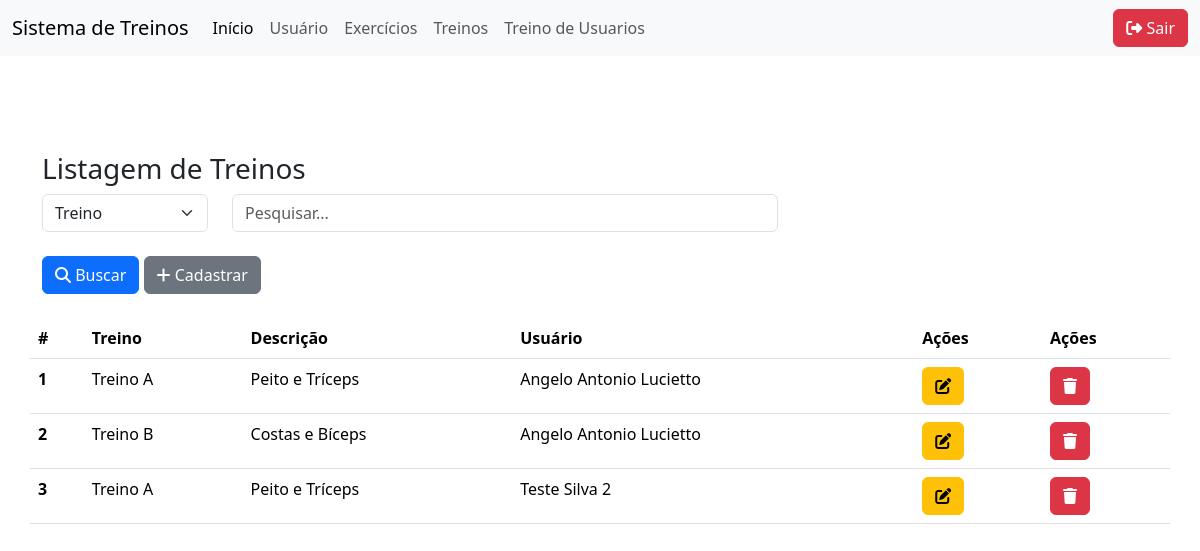
The page /treino/TreinoList.php on the database its author committed.
### tables this page shows
CREATE TABLE IF NOT EXISTS `treino` (
  `id` int NOT NULL AUTO_INCREMENT,
  `nome` varchar(100) DEFAULT NULL,
  `descricao` text,
  `usuario_id` int unsigned DEFAULT NULL,
  PRIMARY KEY (`id`)
);

CREATE TABLE IF NOT EXISTS `usuario` (
  `id` int NOT NULL AUTO_INCREMENT,
  `nome` varchar(100) DEFAULT NULL,
  `senha` varchar(150) NOT NULL DEFAULT '0',
  `cpf` varchar(50) DEFAULT NULL,
  `telefone` varchar(50) DEFAULT NULL,
  `email` varchar(50) DEFAULT NULL,
  `cargo` enum('aluno','professor') DEFAULT NULL,
  PRIMARY KEY (`id`)
);

### db.class.php (called while the page is built, shortened)
<?php
class db {
    private $host = "localhost";
    private $user = "root";
    private $password = "949464";
    private $dbname ="bancotrabalhopweb1";
    private $table_name;
    public function __construct($table_name){
        $this->table_name = $table_name;
        return $this->conn();
    }
    function conn(){
        try{
            $conn = new PDO(
                "mysql:host=$this->host;dbname=$this->dbname",
                $this->user,
                $this->password,
                [
                    PDO::ATTR_ERRMODE,
                    PDO::ERRMODE_EXCEPTION,
                    PDO::MYSQL_ATTR_INIT_COMMAND =>"SET NAMES utf8"
                ]
            );
            return $conn;
        } catch(PDOException $e){
            echo "Erro: ". $e->getMessage();
        }
    }
    public function all(){
        $conn = $this->conn();
        $sql = "SELECT * FROM $this->table_name";
        $st = $conn->prepare( $sql);
        $st->execute();
        return $st->fetchAll(PDO::FETCH_CLASS);
    }
    public function find($id){
        $conn = $this->conn();
        $sql = "SELECT * FROM $this->table_name WHERE id = ?";
        $st = $conn->prepare( $sql);
        $st->execute([$id]);
        return $st->fetchObject();
    }
}

### treino/TreinoList.php (the view, shortened to what this page needs)
<?php
    include "../db.class.php";
    include_once "../header.php";
    $db = new db('treino');
    if (!empty($_POST)) {
        $dados = $db->search($_POST);
    } else {
        $dados = $db->all();
    }
?>
<body>
    <div class="container mt-5">
        <div class="row">
            <h3>Listagem de Treinos</h3>
            <form action="./TreinoList.php" method="post">
                <div class="row">
                    <div class="col-md-2">
                        <select name="tipo" class="form-select">
                            <option value="nome">Treino</option>
                        </select>
                    </div>
                    <div class="col-md-6">
                        <input type="text" name="valor" placeholder="Pesquisar..." class="form-control">
                    </div>
                </div>
                <div class="row">
                    <div class="col mt-4">
                        <button type="submit" class="btn btn-primary"><i class="fa-solid fa-magnifying-glass"></i> Buscar</button>
                        <a href="./TreinoForm.php" class="btn btn-secondary"><i class="fa-solid fa-plus"></i> Cadastrar</a>
                    </div>
                </div>
            </form>
        </div>
        <div class="row mt-4">
            <table class="table table-hover">
                <thead>
                    <tr>
                        <th>#</th>
                        <th>Treino</th>
                        <th>Descrição</th>
                        <th>Usuário</th>
                        <th>Ações</th>
                        <th>Ações</th>
                    </tr>
                </thead>
                <tbody>
                    <?php
                        $dbUsuario = new db('usuario');
                        foreach ($dados as $item) {
                            $usuario = $dbUsuario->find($item->usuario_id);
                            $nomeUsuario = $usuario ? $usuario->nome : 'Usuário não encontrado';
                            echo "
                            <tr>
                                <th scope='row'>{$item->id}</th>
                                <td>{$item->nome}</td>
                                <td>{$item->descricao}</td>
                                <td>{$nomeUsuario}</td>
                                <td><a class='btn btn-warning' title='Editar' href='./TreinoForm.php?id={$item->id}'><i class='fa-solid fa-pen-to-square'></i></a></td>
                                <td>
                                    <a class='btn btn-danger' title='Excluir'
                                        onclick='return confirm(\"Deseja excluir este treino?\")'
                                        href='./TreinoList.php?id={$item->id}'><i class='fa-solid fa-trash'></i></a>
                                </td>
                            </tr>
                            ";
                        }
                    ?>
                </tbody>
            </table>
        </div>
    </div>
<?php include_once "../footer.php"; ?>

### rows shown on the page
treino: id "1", nome "Treino A", descricao "Peito e Tríceps", usuario.nome "Angelo Antonio Lucietto"
treino: id "2", nome "Treino B", descricao "Costas e Bíceps", usuario.nome "Angelo Antonio Lucietto"
treino: id "3", nome "Treino A", descricao "Peito e Tríceps", usuario.nome "Teste Silva 2"
